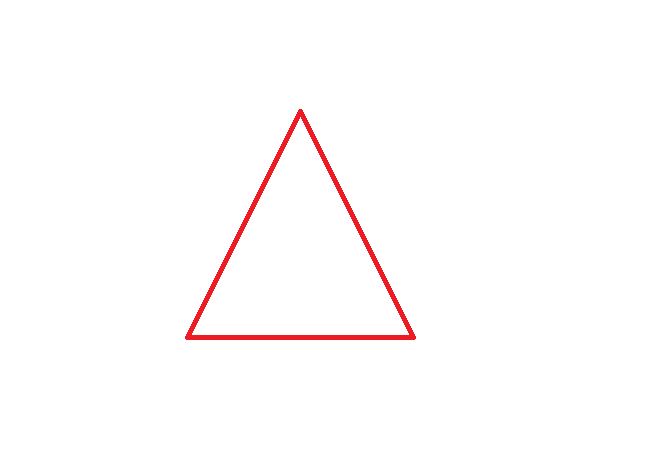
#> input picture ucgen.png, 665 x 469 px
$ python cornerdetector.py
#> lines starting #> are read from the running program, lines starting #| are printed output that depends on the picture; after the words box and inside, x2 and y2 are one past the last pixel; in counts of white or black regions, pixels touching at a corner belong together; long printed decimals are rounded
import cv2
import numpy as np

resim = cv2.imread('ucgen.png')
#> resim is the input picture: shape (469, 665, 3); mean B, G, R 252.5, 252.4, 254.8
griResim = cv2.cvtColor(resim, cv2.COLOR_BGR2GRAY)
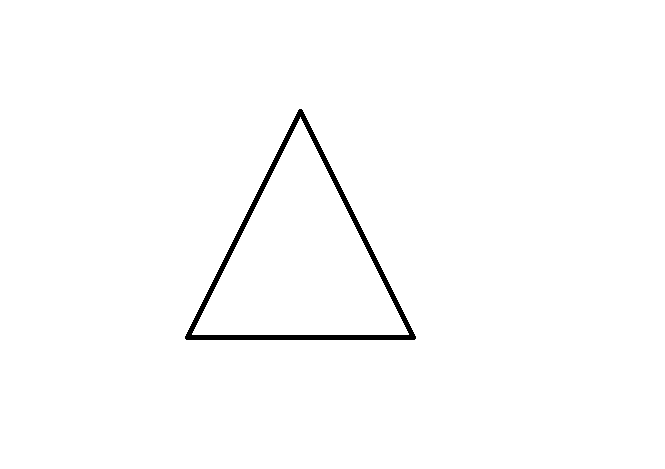
#> griResim: shape (469, 665); values 91 (black) and 255 (white), 98.8% white; 1 black region, box (x1, y1, x2, y2) and area: (185, 109, 416, 340) 3605
_, thresh = cv2.threshold(griResim, 150, 255, cv2.THRESH_BINARY)
#> thresh: shape (469, 665); 98.8% white; 1 black region
konturler, _ = cv2.findContours(thresh, cv2.RETR_TREE, cv2.CHAIN_APPROX_NONE)
#> konturler = 3 contours; box (x1, y1, x2, y2) and area: (0, 0, 665, 469) 310752, (184, 108, 417, 341) 27713, (192, 117, 409, 335) 23436

for i in konturler:
    resim = cv2.imread('ucgen.png')
    griResim = np.float32(griResim)
    mask = np.zeros(griResim.shape, dtype="uint8") #veri tipi 8 bitlik unsigned int olan griResimin shape'i kadar 0 oluşturup dizi yaratır
    cv2.fillPoly(mask, [i], (255, 255, 255))
#> mask: shape (469, 665); every value is 255
    dst = cv2.cornerHarris(mask, 5, 3, 0.04)
#> dst: shape (469, 665) float32; every value is 0
    ret, dst = cv2.threshold(dst, 0.1 * dst.max(), 255, 0)
    dst = np.uint8(dst)
#> dst: shape (469, 665); every value is 0
    ret, etiketler, istatistikler, geo_merkez = cv2.connectedComponentsWithStats(dst)
#> ret = 1; istatistikler = [[0, 0, 665, 469, 311885]]; geo_merkez = [[332, 234]]
    kriter = (cv2.TERM_CRITERIA_EPS + cv2.TERM_CRITERIA_MAX_ITER, 100, 0.001)
    koseler = cv2.cornerSubPix(griResim, np.float32(geo_merkez), (5, 5), (-1, -1), kriter)
#> koseler = [[332, 234]]


if len(koseler) == 4:
    print('Resimdeki şekil üçgendir. \nÜçgenin Köşeleri: ')

    for i in range(1, len(koseler)):
        print(koseler[i]) #her bir köşenin x,y koordinatlarını yazdırıyoruz

        cv2.circle(resim, tuple(np.round(koseler[i]).astype("int")), 3, (255, 0, 0), 4)
#> this loop made 3 passes
#| [300.      118.684]
#| [192.5238 333.5238]
#| [407.4762 333.5238]
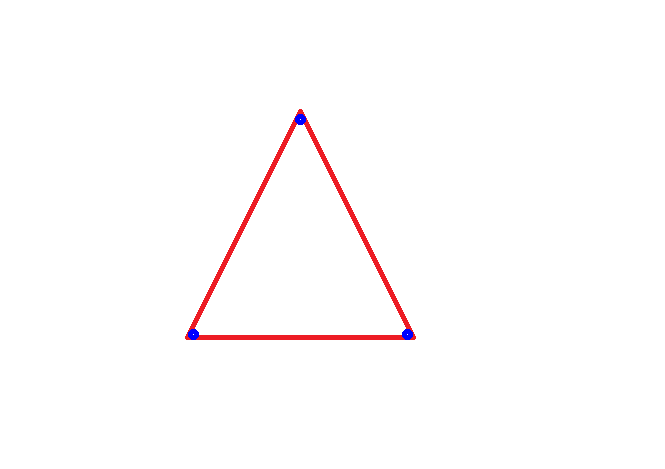
#> resim: shape (469, 665, 3); 0.09% of pixels changed, all inside (x1, y1, x2, y2) = (188, 114, 413, 340)
        #circle metodunda center parametresine integer elemanlı tuple göndermem gerekiyordu. böyle bir dönüşüm yapmam gerekti
else:
    print("Resimdeki şekil üçgen değildir.")
    for i in range(1, len(koseler)):
        print(koseler[i]) #her bir köşenin x,y koordinatlarını yazdırıyoruz

        cv2.circle(resim, tuple(np.round(koseler[i]).astype("int")), 3, (255, 0, 0), 4)


cv2.imshow('Resim', resim)
cv2.waitKey(0)
cv2.destroyAllWindows()
